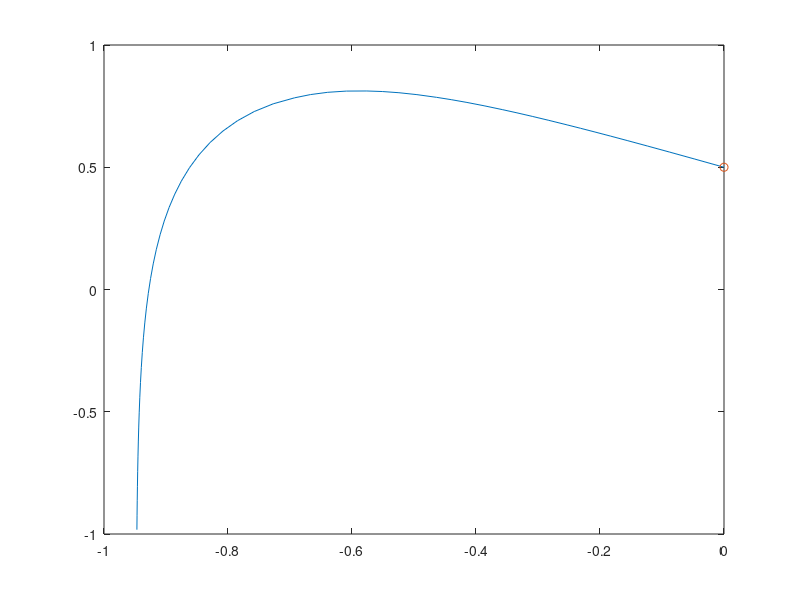

This chart was generated by the following MATLAB code:
m = 0.1077;
k = 0.3;
g = 9.8;
theta = 33.94;
v0 = 10.34;
vx0 = v0 * cos(theta);
vy0 = v0 * sin(theta);
z0 = [vx0, vy0];
x0 = 0;
y0 = 0.5;
h = 1.63;
f = @(t,z) [-k * z(1) * sqrt(z(1)^2 + z(2)^2) / m;-k * z(2) * sqrt(z(1)^2 + z(2)^2)/m - g];
[T,Z] = ode45(f, [0,1.3], z0);
vx = Z(:,1);
vy = Z(:,2);

x = x0;
y = y0;
min = h;
min_index = 1;
for i = 1:length(T)-1
    tempx = x(i) + vx(i) * (T(i+1) - T(i));
    tempy = y(i) + vy(i) * (T(i+1) - T(i));
    x = [x;tempx];
    y = [y;tempy];
    if min > abs(h - tempy)
        if tempx < -7
            min = abs(h - tempy);
            min_index = i;
        end
    end
end
x(min_index)
plot(x,y);
hold on
plot(x(min_index), y(min_index), '-o');
